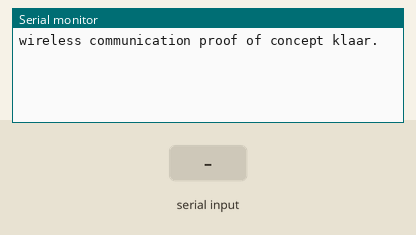
The sketch below on a simulated Arduino Uno, built with avr-gcc and run on an emulated ATmega328P. On the bench: the last lines printed to the serial monitor. The inputs (shaded band) are chosen by the test bench.

Above: at 1.2 s.
1.3 s: "1" received over the second serial link
At 2.5 s:
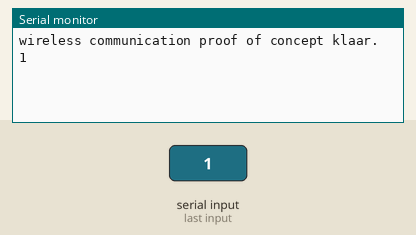
2.8 s: "0" received over the second serial link
At 3.7 s:
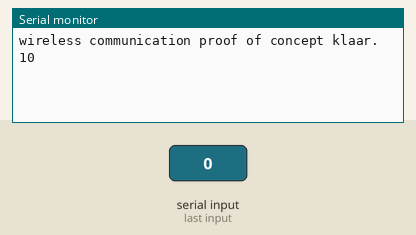

Measured:
- after the input at 1.3 s, the serial monitor: prints a new line at once (image 1)
- after the input at 2.8 s, the serial monitor: prints a new line at once (image 2)

The sketch:

wireless_communication.ino
```cpp
/*
  Proof of concept: draadloze (bluetooth) communicatie
  ------------------------------------------------------
  Toont aan dat er duplex gecommuniceerd kan worden tussen de microcontroller
  en een smartphone via de HC-06 bluetooth-module: alles wat je intypt in de
  seriële monitor (USB) wordt doorgestuurd naar de telefoon, en alles wat de
  telefoon stuurt verschijnt in de seriële monitor -- dus in beide richtingen
  tegelijk (duplex), zonder dat één richting op de andere moet wachten.

  Aansluiting:
    D11 (RX) <- HC-06 TXD
    D12 (TX) -> HC-06 RXD (via spanningsdeler 1k/2k, zie /technische tekeningen)
*/

#include <SoftwareSerial.h>

const uint8_t PIN_BT_RX = 11;
const uint8_t PIN_BT_TX = 12;
SoftwareSerial btSerial(PIN_BT_RX, PIN_BT_TX);

void setup() {
  Serial.begin(9600);
  btSerial.begin(9600); // standaard baudrate van een ongewijzigde HC-06
  Serial.println(F("wireless communication proof of concept klaar."));
}

void loop() {
  // USB -> bluetooth
  if (Serial.available()) {
    btSerial.write(Serial.read());
  }
  // bluetooth -> USB
  if (btSerial.available()) {
    Serial.write(btSerial.read());
  }
}
```
